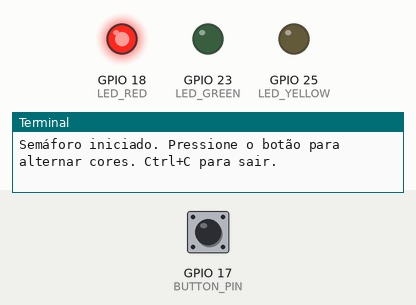
The program below on a simulated Raspberry Pi (BCM pin numbers). Shown: output pins drawn as LEDs (lit = HIGH), the last lines printed to the terminal. Dashed ring = blinking. The test bench sets the inputs (shaded band); at power-on: GPIO 17 (BUTTON_PIN) HIGH. The clock reads 2024-03-15 10:24:30 at power-on unless the program sets it.

Above: at 1.2 s.
1.3 s: GPIO 17 (BUTTON_PIN) pulled LOW for 0.15 s
At 2.5 s:
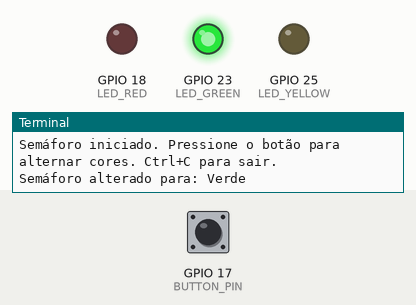
2.9 s: GPIO 17 (BUTTON_PIN) pulled LOW for 1 s
At 3.7 s:
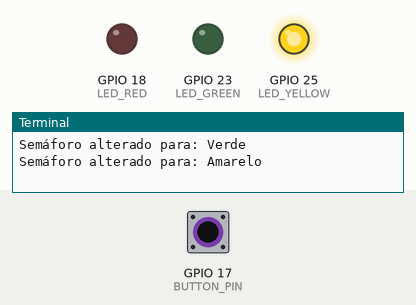
5.4 s: GPIO 17 (BUTTON_PIN) pulsed LOW 5 times (0.12 s each, 0.3 s apart)
At 5.55 s:
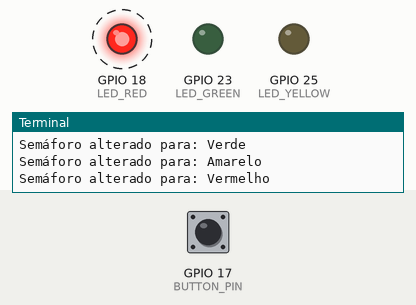
8.4 s: GPIO 17 (BUTTON_PIN) pulled LOW for 3.2 s
At 9.1 s:
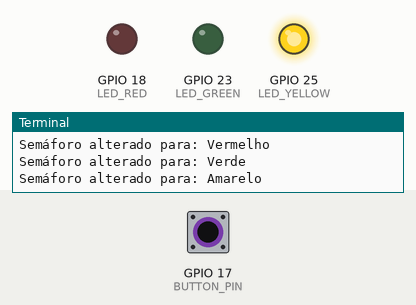
Timing chart, 0 to 11.4 s (numbered marks = the images above; inputs shaded):
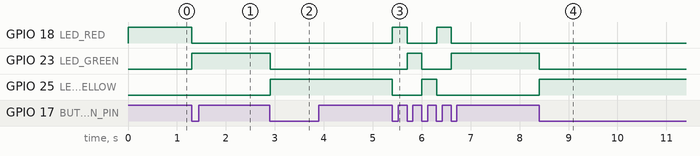

The program:

traffic.py
```python
"""Controle de semáforo com 3 LEDs.

Pressione o botão para alternar entre as cores:
Vermelho -> Verde -> Amarelo -> Vermelho

Conexões sugeridas (BCM):
- LED Vermelho -> pino 18 (com resistor) -> GND
- LED Verde -> pino 23 (com resistor) -> GND
- LED Amarelo -> pino 24 (com resistor) -> GND
- Botão -> pino 17, outro terminal do botão ao GND; usa pull-up interno
"""

import time
import RPi.GPIO as GPIO

# Pinos (BCM)
LED_RED = 18
LED_GREEN = 23
LED_YELLOW = 25
BUTTON_PIN = 17

# Estados do semáforo: 0 = Vermelho, 1 = Verde, 2 = Amarelo
traffic_light_state = 0
last_press_time = 0.0

# Cores dos estados
COLORS = {
    0: "Vermelho",
    1: "Verde",
    2: "Amarelo"
}

def setup():
    """Configura os pinos GPIO."""
    GPIO.setmode(GPIO.BCM)
    GPIO.setup(LED_RED, GPIO.OUT)
    GPIO.setup(LED_GREEN, GPIO.OUT)
    GPIO.setup(LED_YELLOW, GPIO.OUT)
    GPIO.setup(BUTTON_PIN, GPIO.IN, pull_up_down=GPIO.PUD_UP)

    # Apaga todos os LEDs inicialmente
    GPIO.output(LED_RED, GPIO.LOW)
    GPIO.output(LED_GREEN, GPIO.LOW)
    GPIO.output(LED_YELLOW, GPIO.LOW)

    # Detecta borda de descida (botão para GND)
    GPIO.add_event_detect(BUTTON_PIN, GPIO.FALLING, callback=button_pressed, bouncetime=200)

def button_pressed(channel):
    """Callback chamado quando o botão é pressionado. Alterna a cor do semáforo."""
    global traffic_light_state, last_press_time
    now = time.time()
    # debounce simples adicional (segundos)
    if now - last_press_time < 0.25:
        return
    last_press_time = now
    traffic_light_state = (traffic_light_state + 1) % 3
    color_name = COLORS[traffic_light_state]
    print(f"Semáforo alterado para: {color_name}")

def turn_off_all_leds():
    """Apaga todos os LEDs."""
    GPIO.output(LED_RED, GPIO.LOW)
    GPIO.output(LED_GREEN, GPIO.LOW)
    GPIO.output(LED_YELLOW, GPIO.LOW)

def set_traffic_light_color():
    """Define a cor do semáforo de acordo com o estado."""
    turn_off_all_leds()

    if traffic_light_state == 0:  # Vermelho
        GPIO.output(LED_RED, GPIO.HIGH)
    elif traffic_light_state == 1:  # Verde
        GPIO.output(LED_GREEN, GPIO.HIGH)
    elif traffic_light_state == 2:  # Amarelo
        GPIO.output(LED_YELLOW, GPIO.HIGH)

def main():
    """Loop principal."""
    setup()
    print("Semáforo iniciado. Pressione o botão para alternar cores. Ctrl+C para sair.")

    try:
        while True:
            set_traffic_light_color()
            # pequeno intervalo para permitir callback e reduzir uso de CPU
            time.sleep(0.1)
    except KeyboardInterrupt:
        print("Encerrando...")
    finally:
        turn_off_all_leds()
        GPIO.cleanup()

if __name__ == '__main__':
    main()
```

Measured:
- after the input at 1.3 s, GPIO 18 (LED_RED): HIGH → LOW at once; GPIO 23 (LED_GREEN): LOW → HIGH at once
- after the input at 2.9 s, GPIO 23 (LED_GREEN): HIGH → LOW at once; GPIO 25 (LED_YELLOW): LOW → HIGH at once
- after the input at 5.4 s, GPIO 18 (LED_RED): alternates HIGH for 0.30 s and LOW for 0.60 s, 4 changes in all, then stays LOW, starting at once; GPIO 23 (LED_GREEN): LOW → HIGH after 0.30 s, → LOW 0.30 s later, → HIGH 0.60 s later; GPIO 25 (LED_YELLOW): HIGH → LOW at once, → HIGH 0.60 s later, → LOW 0.30 s later
- after the input at 8.4 s, GPIO 23 (LED_GREEN): HIGH → LOW at once; GPIO 25 (LED_YELLOW): LOW → HIGH at once
